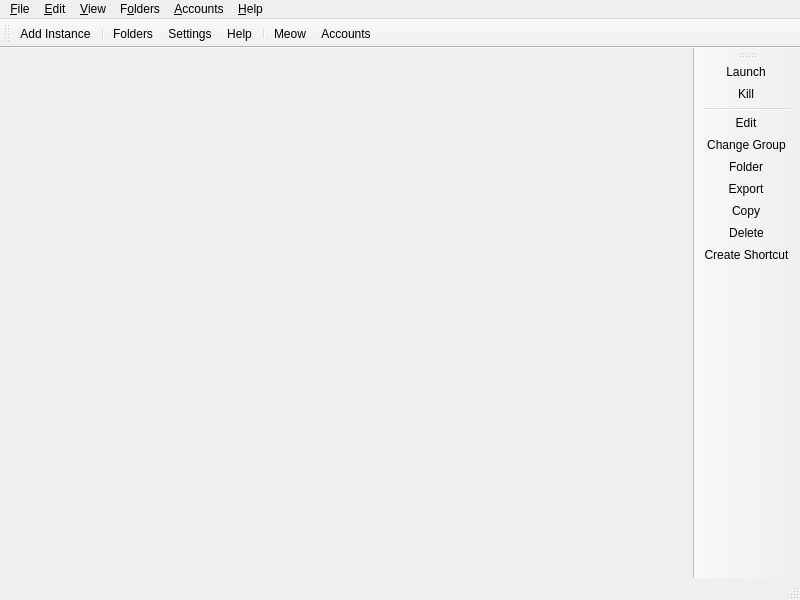
<?xml version="1.0" encoding="UTF-8"?>
<ui version="4.0">
 <class>MainWindow</class>
 <widget class="QMainWindow" name="MainWindow">
  <property name="geometry">
   <rect>
    <x>0</x>
    <y>0</y>
    <width>800</width>
    <height>600</height>
   </rect>
  </property>
  <widget class="QWidget" name="centralWidget">
   <layout class="QHBoxLayout" name="horizontalLayout">
    <property name="spacing">
     <number>0</number>
    </property>
    <property name="leftMargin">
     <number>0</number>
    </property>
    <property name="topMargin">
     <number>0</number>
    </property>
    <property name="rightMargin">
     <number>0</number>
    </property>
    <property name="bottomMargin">
     <number>0</number>
    </property>
   </layout>
  </widget>
  <widget class="QStatusBar" name="statusBar"/>
  <widget class="QToolBar" name="mainToolBar">
   <property name="windowTitle">
    <string>Main Toolbar</string>
   </property>
   <property name="allowedAreas">
    <set>Qt::BottomToolBarArea|Qt::TopToolBarArea</set>
   </property>
   <property name="toolButtonStyle">
    <enum>Qt::ToolButtonTextBesideIcon</enum>
   </property>
   <property name="floatable">
    <bool>false</bool>
   </property>
   <attribute name="toolBarArea">
    <enum>TopToolBarArea</enum>
   </attribute>
   <attribute name="toolBarBreak">
    <bool>false</bool>
   </attribute>
   <addaction name="actionAddInstance"/>
   <addaction name="separator"/>
   <addaction name="actionFoldersButton"/>
   <addaction name="actionSettings"/>
   <addaction name="actionHelpButton"/>
   <addaction name="separator"/>
   <addaction name="actionCAT"/>
   <addaction name="actionAccountsButton"/>
  </widget>
  <widget class="WideBar" name="instanceToolBar">
   <property name="windowTitle">
    <string>Instance Toolbar</string>
   </property>
   <property name="allowedAreas">
    <set>Qt::LeftToolBarArea|Qt::RightToolBarArea</set>
   </property>
   <property name="iconSize">
    <size>
     <width>16</width>
     <height>16</height>
    </size>
   </property>
   <property name="toolButtonStyle">
    <enum>Qt::ToolButtonTextBesideIcon</enum>
   </property>
   <property name="floatable">
    <bool>false</bool>
   </property>
   <property name="useDefaultAction" stdset="0">
    <bool>true</bool>
   </property>
   <attribute name="toolBarArea">
    <enum>RightToolBarArea</enum>
   </attribute>
   <attribute name="toolBarBreak">
    <bool>false</bool>
   </attribute>
   <addaction name="actionLaunchInstance"/>
   <addaction name="actionKillInstance"/>
   <addaction name="separator"/>
   <addaction name="actionEditInstance"/>
   <addaction name="actionChangeInstGroup"/>
   <addaction name="actionViewSelectedInstFolder"/>
   <addaction name="actionExportInstance"/>
   <addaction name="actionCopyInstance"/>
   <addaction name="actionDeleteInstance"/>
   <addaction name="actionCreateInstanceShortcut"/>
  </widget>
  <widget class="QMenuBar" name="menuBar">
   <property name="geometry">
    <rect>
     <x>0</x>
     <y>0</y>
     <width>800</width>
     <height>20</height>
    </rect>
   </property>
   <widget class="QMenu" name="fileMenu">
    <property name="title">
     <string>&amp;File</string>
    </property>
    <property name="toolTipsVisible">
     <bool>true</bool>
    </property>
    <addaction name="actionAddInstance"/>
    <addaction name="separator"/>
    <addaction name="actionLaunchInstance"/>
    <addaction name="actionKillInstance"/>
    <addaction name="separator"/>
    <addaction name="actionEditInstance"/>
    <addaction name="actionChangeInstGroup"/>
    <addaction name="actionViewSelectedInstFolder"/>
    <addaction name="actionExportInstance"/>
    <addaction name="actionCopyInstance"/>
    <addaction name="actionDeleteInstance"/>
    <addaction name="actionCreateInstanceShortcut"/>
    <addaction name="separator"/>
    <addaction name="actionSettings"/>
    <addaction name="actionCloseWindow"/>
   </widget>
   <widget class="QMenu" name="editMenu">
    <property name="title">
     <string>&amp;Edit</string>
    </property>
    <property name="toolTipsVisible">
     <bool>true</bool>
    </property>
    <addaction name="actionUndoTrashInstance"/>
   </widget>
   <widget class="QMenu" name="viewMenu">
    <property name="title">
     <string>&amp;View</string>
    </property>
    <property name="toolTipsVisible">
     <bool>true</bool>
    </property>
    <addaction name="actionChangeTheme"/>
    <addaction name="separator"/>
    <addaction name="actionCAT"/>
    <addaction name="actionLockToolbars"/>
    <addaction name="separator"/>
   </widget>
   <widget class="QMenu" name="foldersMenu">
    <property name="title">
     <string>F&amp;olders</string>
    </property>
    <property name="toolTipsVisible">
     <bool>true</bool>
    </property>
    <addaction name="actionViewLauncherRootFolder"/>
    <addaction name="separator"/>
    <addaction name="actionViewInstanceFolder"/>
    <addaction name="actionViewCentralModsFolder"/>
    <addaction name="separator"/>
    <addaction name="actionViewIconThemeFolder"/>
    <addaction name="actionViewWidgetThemeFolder"/>
    <addaction name="actionViewCatPackFolder"/>
    <addaction name="actionViewIconsFolder"/>
    <addaction name="separator"/>
    <addaction name="actionViewLogsFolder"/>
   </widget>
   <widget class="QMenu" name="accountsMenu">
    <property name="title">
     <string>&amp;Accounts</string>
    </property>
   </widget>
   <widget class="QMenu" name="helpMenu">
    <property name="title">
     <string>&amp;Help</string>
    </property>
    <property name="toolTipsVisible">
     <bool>true</bool>
    </property>
    <addaction name="actionClearMetadata"/>
    <addaction name="actionAbout"/>
   </widget>
   <addaction name="fileMenu"/>
   <addaction name="editMenu"/>
   <addaction name="viewMenu"/>
   <addaction name="foldersMenu"/>
   <addaction name="accountsMenu"/>
   <addaction name="helpMenu"/>
  </widget>
  <action name="actionCAT">
   <property name="checkable">
    <bool>true</bool>
   </property>
   <property name="icon">
    <iconset theme="cat">
     <normaloff>.</normaloff>.</iconset>
   </property>
   <property name="text">
    <string>&amp;Meow</string>
   </property>
   <property name="toolTip">
    <string>It's a fluffy kitty :3</string>
   </property>
  </action>
  <action name="actionLockToolbars">
   <property name="checkable">
    <bool>true</bool>
   </property>
   <property name="text">
    <string>Lock Toolbars</string>
   </property>
  </action>
  <action name="actionUndoTrashInstance">
   <property name="enabled">
    <bool>false</bool>
   </property>
   <property name="text">
    <string>&amp;Undo Last Instance Deletion</string>
   </property>
  </action>
  <action name="actionAddInstance">
   <property name="icon">
    <iconset theme="new">
     <normaloff>.</normaloff>.</iconset>
   </property>
   <property name="text">
    <string>Add Instanc&amp;e...</string>
   </property>
   <property name="toolTip">
    <string>Add a new instance.</string>
   </property>
  </action>
  <action name="actionSettings">
   <property name="icon">
    <iconset theme="settings">
     <normaloff>.</normaloff>.</iconset>
   </property>
   <property name="text">
    <string>Setti&amp;ngs...</string>
   </property>
   <property name="toolTip">
    <string>Change settings.</string>
   </property>
   <property name="menuRole">
    <enum>QAction::PreferencesRole</enum>
   </property>
  </action>
  <action name="actionManageAccounts">
   <property name="icon">
    <iconset theme="accounts">
     <normaloff>.</normaloff>.</iconset>
   </property>
   <property name="text">
    <string>&amp;Manage Accounts...</string>
   </property>
  </action>
  <action name="actionLaunchInstance">
   <property name="icon">
    <iconset theme="launch">
     <normaloff>.</normaloff>.</iconset>
   </property>
   <property name="text">
    <string>&amp;Launch</string>
   </property>
   <property name="toolTip">
    <string>Launch the selected instance.</string>
   </property>
  </action>
  <action name="actionKillInstance">
   <property name="icon">
    <iconset theme="status-bad">
     <normaloff>.</normaloff>.</iconset>
   </property>
   <property name="text">
    <string>&amp;Kill</string>
   </property>
   <property name="toolTip">
    <string>Kill the running instance.</string>
   </property>
   <property name="shortcut">
    <string>Ctrl+K</string>
   </property>
  </action>
  <action name="actionRenameInstance">
   <property name="icon">
    <iconset theme="rename">
     <normaloff>.</normaloff>.</iconset>
   </property>
   <property name="text">
    <string>Rename</string>
   </property>
   <property name="toolTip">
    <string>Rename the selected instance.</string>
   </property>
  </action>
  <action name="actionChangeInstGroup">
   <property name="icon">
    <iconset theme="tag">
     <normaloff>.</normaloff>.</iconset>
   </property>
   <property name="text">
    <string>&amp;Change Group...</string>
   </property>
   <property name="toolTip">
    <string>Change the selected instance's group.</string>
   </property>
   <property name="shortcut">
    <string>Ctrl+G</string>
   </property>
  </action>
  <action name="actionChangeInstIcon">
   <property name="text">
    <string>Change Icon</string>
   </property>
   <property name="toolTip">
    <string>Change the selected instance's icon.</string>
   </property>
  </action>
  <action name="actionEditInstance">
   <property name="icon">
    <iconset theme="settings">
     <normaloff>.</normaloff>.</iconset>
   </property>
   <property name="text">
    <string>&amp;Edit...</string>
   </property>
   <property name="toolTip">
    <string>Change the instance settings, mods and versions.</string>
   </property>
   <property name="shortcut">
    <string>Ctrl+I</string>
   </property>
  </action>
  <action name="actionViewSelectedInstFolder">
   <property name="icon">
    <iconset theme="viewfolder">
     <normaloff>.</normaloff>.</iconset>
   </property>
   <property name="text">
    <string>&amp;Folder</string>
   </property>
   <property name="toolTip">
    <string>Open the selected instance's root folder in a file browser.</string>
   </property>
  </action>
  <action name="actionDeleteInstance">
   <property name="icon">
    <iconset theme="delete">
     <normaloff>.</normaloff>.</iconset>
   </property>
   <property name="text">
    <string>Dele&amp;te</string>
   </property>
   <property name="toolTip">
    <string>Delete the selected instance.</string>
   </property>
   <property name="autoRepeat">
    <bool>false</bool>
   </property>
  </action>
  <action name="actionCopyInstance">
   <property name="icon">
    <iconset theme="copy">
     <normaloff>.</normaloff>.</iconset>
   </property>
   <property name="text">
    <string>Cop&amp;y...</string>
   </property>
   <property name="toolTip">
    <string>Copy the selected instance.</string>
   </property>
   <property name="shortcut">
    <string>Ctrl+D</string>
   </property>
  </action>
  <action name="actionExportInstance">
   <property name="icon">
    <iconset theme="export">
     <normaloff>.</normaloff>.</iconset>
   </property>
   <property name="text">
    <string>E&amp;xport...</string>
   </property>
   <property name="toolTip">
    <string>Export the selected instance to supported formats.</string>
   </property>
  </action>
  <action name="actionExportInstanceZip">
   <property name="icon">
    <iconset theme="launcher">
     <normaloff>.</normaloff>.</iconset>
   </property>
   <property name="text">
    <string>Prism Launcher (zip)</string>
   </property>
  </action>
  <action name="actionExportInstanceMrPack">
   <property name="icon">
    <iconset theme="modrinth">
     <normaloff>.</normaloff>.</iconset>
   </property>
   <property name="text">
    <string>Modrinth (mrpack)</string>
   </property>
  </action>
  <action name="actionExportInstanceFlamePack">
   <property name="icon">
    <iconset theme="flame">
     <normaloff>.</normaloff>.</iconset>
   </property>
   <property name="text">
    <string>CurseForge (zip)</string>
   </property>
  </action>
  <action name="actionExportInstanceToModList">
   <property name="icon">
    <iconset theme="new">
     <normaloff>.</normaloff>.</iconset>
   </property>
   <property name="text">
    <string>Mod List</string>
   </property>
  </action>
  <action name="actionCreateInstanceShortcut">
   <property name="icon">
    <iconset theme="shortcut">
     <normaloff>.</normaloff>.</iconset>
   </property>
   <property name="text">
    <string>Create Shortcut</string>
   </property>
   <property name="toolTip">
    <string>Creates a shortcut on your desktop to launch the selected instance.</string>
   </property>
  </action>
  <action name="actionNoAccountsAdded">
   <property name="icon">
    <iconset theme="noaccount">
     <normaloff>.</normaloff>.</iconset>
   </property>
   <property name="text">
    <string>No accounts added!</string>
   </property>
  </action>
  <action name="actionNoDefaultAccount">
   <property name="checkable">
    <bool>true</bool>
   </property>
   <property name="icon">
    <iconset theme="noaccount">
     <normaloff>.</normaloff>.</iconset>
   </property>
   <property name="text">
    <string>No Default Account</string>
   </property>
   <property name="shortcut">
    <string>Ctrl+0</string>
   </property>
  </action>
  <action name="actionCloseWindow">
   <property name="icon">
    <iconset theme="status-bad">
     <normaloff>.</normaloff>.</iconset>
   </property>
   <property name="text">
    <string>Close &amp;Window</string>
   </property>
   <property name="toolTip">
    <string>Close the current window</string>
   </property>
   <property name="menuRole">
    <enum>QAction::QuitRole</enum>
   </property>
  </action>
  <action name="actionViewInstanceFolder">
   <property name="icon">
    <iconset theme="viewfolder">
     <normaloff>.</normaloff>.</iconset>
   </property>
   <property name="text">
    <string>&amp;Instances</string>
   </property>
   <property name="toolTip">
    <string>Open the instances folder in a file browser.</string>
   </property>
  </action>
  <action name="actionViewLauncherRootFolder">
   <property name="icon">
    <iconset theme="viewfolder">
     <normaloff>.</normaloff>.</iconset>
   </property>
   <property name="text">
    <string>Launcher &amp;Root</string>
   </property>
   <property name="toolTip">
    <string>Open the launcher's root folder in a file browser.</string>
   </property>
  </action>
  <action name="actionViewCentralModsFolder">
   <property name="icon">
    <iconset theme="centralmods">
     <normaloff>.</normaloff>.</iconset>
   </property>
   <property name="text">
    <string>&amp;Central Mods</string>
   </property>
   <property name="toolTip">
    <string>Open the central mods folder in a file browser.</string>
   </property>
  </action>
  <action name="actionViewIconsFolder">
   <property name="icon">
    <iconset theme="viewfolder">
     <normaloff>.</normaloff>.</iconset>
   </property>
   <property name="text">
    <string>Instance Icons</string>
   </property>
   <property name="toolTip">
    <string>Open the instance icons folder in a file browser.</string>
   </property>
  </action>
  <action name="actionViewLogsFolder">
   <property name="icon">
    <iconset theme="viewfolder">
     <normaloff>.</normaloff>.</iconset>
   </property>
   <property name="text">
    <string>Logs</string>
   </property>
   <property name="toolTip">
    <string>Open the logs folder in a file browser.</string>
   </property>
  </action>
  <action name="actionChangeTheme">
   <property name="text">
    <string>Themes</string>
   </property>
  </action>
  <action name="actionReportBug">
   <property name="icon">
    <iconset theme="bug">
     <normaloff>.</normaloff>.</iconset>
   </property>
   <property name="text">
    <string>Report a Bug or Suggest a Feature</string>
   </property>
   <property name="toolTip">
    <string>Open the bug tracker to report a bug with %1.</string>
   </property>
  </action>
  <action name="actionDISCORD">
   <property name="icon">
    <iconset theme="discord">
     <normaloff>.</normaloff>.</iconset>
   </property>
   <property name="text">
    <string>&amp;Discord Guild</string>
   </property>
   <property name="toolTip">
    <string>Open %1 Discord guild.</string>
   </property>
  </action>
  <action name="actionMATRIX">
   <property name="icon">
    <iconset theme="matrix">
     <normaloff>.</normaloff>.</iconset>
   </property>
   <property name="text">
    <string>&amp;Matrix Space</string>
   </property>
   <property name="toolTip">
    <string>Open %1 Matrix space.</string>
   </property>
  </action>
  <action name="actionREDDIT">
   <property name="icon">
    <iconset theme="reddit-alien">
     <normaloff>.</normaloff>.</iconset>
   </property>
   <property name="text">
    <string>Sub&amp;reddit</string>
   </property>
   <property name="toolTip">
    <string>Open %1 subreddit.</string>
   </property>
  </action>
  <action name="actionAbout">
   <property name="icon">
    <iconset theme="about">
     <normaloff>.</normaloff>.</iconset>
   </property>
   <property name="text">
    <string>&amp;About PrismLauncher</string>
   </property>
   <property name="toolTip">
    <string>View information about PrismLauncher.</string>
   </property>
  </action>
  <action name="actionClearMetadata">
   <property name="icon">
    <iconset theme="refresh">
     <normaloff>.</normaloff>.</iconset>
   </property>
   <property name="text">
    <string>&amp;Refresh Metadata</string>
   </property>
   <property name="toolTip">
    <string>Clear cached metadata so it is fetched again when needed.</string>
   </property>
  </action>
  <action name="actionAddToPATH">
   <property name="icon">
    <iconset theme="custom-commands">
     <normaloff>.</normaloff>.</iconset>
   </property>
   <property name="text">
    <string>Install to &amp;PATH</string>
   </property>
   <property name="toolTip">
    <string>Install a %1 symlink to /usr/local/bin</string>
   </property>
  </action>
  <action name="actionFoldersButton">
   <property name="icon">
    <iconset theme="viewfolder">
     <normaloff>.</normaloff>.</iconset>
   </property>
   <property name="text">
    <string>Folders</string>
   </property>
   <property name="toolTip">
    <string>Open one of the folders shared between instances.</string>
   </property>
  </action>
  <action name="actionHelpButton">
   <property name="icon">
    <iconset theme="help">
     <normaloff>.</normaloff>.</iconset>
   </property>
   <property name="text">
    <string>Help</string>
   </property>
   <property name="toolTip">
    <string>Get help with %1 or Minecraft.</string>
   </property>
  </action>
  <action name="actionAccountsButton">
   <property name="icon">
    <iconset theme="noaccount">
     <normaloff>.</normaloff>.</iconset>
   </property>
   <property name="text">
    <string>Accounts</string>
   </property>
  </action>
  <action name="actionOpenWiki">
   <property name="icon">
    <iconset theme="help">
     <normaloff>.</normaloff>.</iconset>
   </property>
   <property name="text">
    <string>%1 &amp;Help</string>
   </property>
   <property name="toolTip">
    <string>Open the %1 wiki</string>
   </property>
  </action>
  <action name="actionViewWidgetThemeFolder">
   <property name="icon">
    <iconset theme="viewfolder">
     <normaloff>.</normaloff>.</iconset>
   </property>
   <property name="text">
    <string>&amp;Widget Themes</string>
   </property>
   <property name="toolTip">
    <string>Open the widget themes folder in a file browser.</string>
   </property>
  </action>
  <action name="actionViewIconThemeFolder">
   <property name="icon">
    <iconset theme="viewfolder">
     <normaloff>.</normaloff>.</iconset>
   </property>
   <property name="text">
    <string>I&amp;con Theme</string>
   </property>
   <property name="toolTip">
    <string>Open the icon theme folder in a file browser.</string>
   </property>
  </action>
  <action name="actionViewCatPackFolder">
   <property name="icon">
    <iconset theme="viewfolder">
     <normaloff>.</normaloff>.</iconset>
   </property>
   <property name="text">
    <string>Cat Packs</string>
   </property>
   <property name="toolTip">
    <string>Open the cat packs folder in a file browser.</string>
   </property>
  </action>
 </widget>
 <customwidgets>
  <customwidget>
   <class>WideBar</class>
   <extends>QToolBar</extends>
   <header>ui/widgets/WideBar.h</header>
  </customwidget>
 </customwidgets>
 <resources/>
 <connections/>
</ui>
